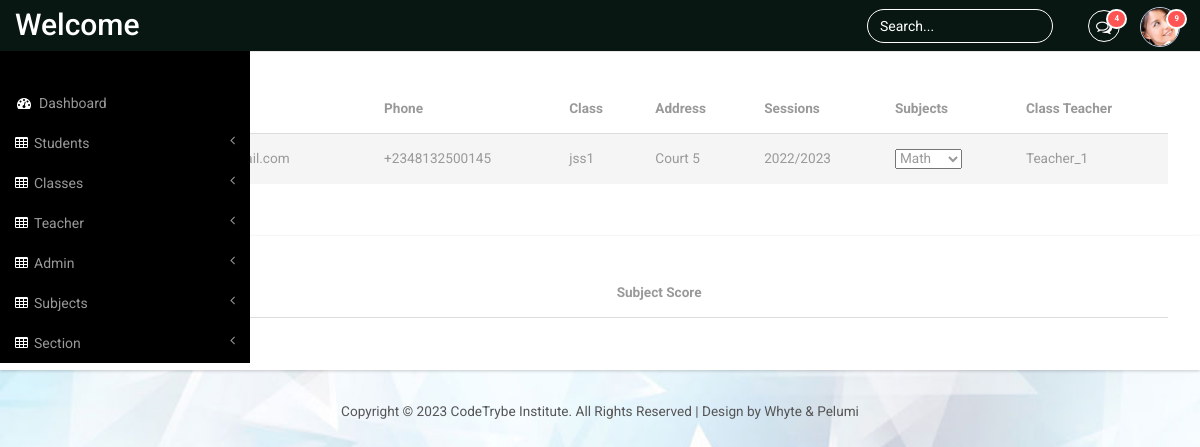
/view_student/5/, run on an earlier commit of the app's database.
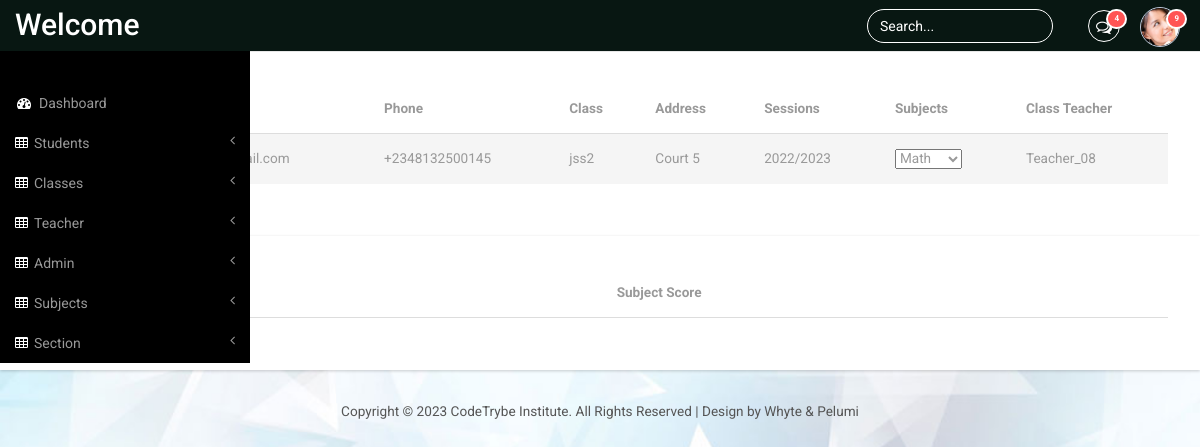
And on a later commit of the database.
### panel/models.py (models this page shows, shortened)
class Student(models.Model):
    user = models.OneToOneField(User, on_delete=models.CASCADE)
    phone_number = models.CharField(max_length=20,default="+234-")
    email = models.EmailField(max_length=50)
    address = models.CharField(max_length=50,default="Default address")
    dob = models.DateField(null=True,blank=True)
    std_class = models.ForeignKey(StdClass, on_delete=models.CASCADE, default=None)
    gender = models.CharField(max_length=10, default='NULL')
    role = models.CharField(max_length=20,default="student")

class StdClass(models.Model):
    name = models.CharField(max_length=40)
    subject = models.ManyToManyField(Subject,related_name="classes")
    class_teacher = models.ForeignKey(
        Teacher,
        on_delete=models.SET_NULL,
        null=True,
        blank=True
    )
    session = models.ForeignKey(Session, on_delete=models.CASCADE,default=None)
    def __str__(self):
        return self.name

class Teacher(models.Model):
    user = models.OneToOneField(User, on_delete=models.CASCADE)
    phone_number = models.CharField(max_length=20,default="+234-")
    email = models.EmailField(max_length=50)
    address = models.CharField(max_length=50,default="Default address")
    gender = models.CharField(max_length=40,default="male")
    role = models.CharField(max_length=20,default="teacher")
    def __str__(self):
        return self.user.username

### panel/views.py (the view)
# urls.py: path('view_student/<int:id>/',views.view_student, name='panel-view-student'),
def view_student(request, id):
    user = get_object_or_404(Student, id=id)
    stdClass = StdClass.objects.filter(name=user.std_class).first()
    class_subjects = stdClass.subject.all()
    class_session = stdClass.session
    context = {'user': user, 'stdClass': stdClass, 'class_subjects': class_subjects, 'class_session': class_session}
    return render(request, 'panel/v_std.html', context)

### panel/models.py (called while the page is built)
    def __str__(self):
        return self.Year

    def __str__(self):
        return self.name

### panel/templates/panel/v_std.html
{% extends "panel/base.html"%}
{% block content%}
<div class="container_bottom">
    <div class="col-mid-8 span_3">
        <div class="bs-example1" data-example-id="contextual-table">
            <table class="table">
                <thead>
                    <tr>
                        <th>Name</th>
                        <th>Email</th>
                        <th>Phone</th>
                        <th>Class</th>
                        <th>Address</th>
                        <th>Sessions</th>
                        <th>Subjects</th>
                        <th>Class Teacher</th>
                    </tr>
                </thead>
                <tbody>
                    <tr>
                        <tr class="active">
                        <td>{{ user.user }}</td>
                        <td>{{ user.email }}</td>
                        <td>{{ user.phone_number }}</td>
                        <td>{{ user.std_class }}</td>
                        <td>{{ user.address }}</td>
                        <td>{{ class_session }}</td>
                        <td>
                            <select>
                                {% for subject in class_subjects %}
                                <option>{{ subject }}</option>
                                {% endfor %}
                            </select>
                        </td>
                        <td>{{ stdClass.class_teacher }}</td>
                    </tr>
                </tbody>
            </table>
        </div>
    </div>
</div>
<div class="container_bottom">
    <div class="col-mid-8 span_3">
        <div class="bs-example1" data-example-id="contextual-table">
            <table class="table">
                <thead>
                    <tr>
                        <th>Subject Name</th>
                        <th>Subject Score</th>
                        </tr>
                </thead>
            </table>
        </div>
    </div>
</div>
{% endblock %}

What changed in the data, as far as the page shows it:
no longer on this page (row unchanged): StdClass: class_teacher "Teacher_1"
changed Student "Court 5": std_class "jss1" → "jss2"
now on this page (row unchanged): StdClass: class_teacher "Teacher_08"
